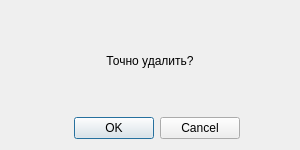
<?xml version="1.0" encoding="UTF-8"?>
<ui version="4.0">
 <class>Dialog</class>
 <widget class="QDialog" name="Dialog">
  <property name="geometry">
   <rect>
    <x>0</x>
    <y>0</y>
    <width>300</width>
    <height>150</height>
   </rect>
  </property>
  <property name="minimumSize">
   <size>
    <width>300</width>
    <height>150</height>
   </size>
  </property>
  <property name="maximumSize">
   <size>
    <width>300</width>
    <height>150</height>
   </size>
  </property>
  <property name="windowTitle">
   <string>Dialog</string>
  </property>
  <layout class="QGridLayout" name="gridLayout">
   <item row="1" column="0">
    <widget class="QLabel" name="label">
     <property name="text">
      <string>Точно удалить?</string>
     </property>
     <property name="alignment">
      <set>Qt::AlignCenter</set>
     </property>
    </widget>
   </item>
   <item row="2" column="0">
    <widget class="QDialogButtonBox" name="buttonBox">
     <property name="maximumSize">
      <size>
       <width>180</width>
       <height>16777215</height>
      </size>
     </property>
     <property name="orientation">
      <enum>Qt::Horizontal</enum>
     </property>
     <property name="standardButtons">
      <set>QDialogButtonBox::Cancel|QDialogButtonBox::Ok</set>
     </property>
    </widget>
   </item>
  </layout>
 </widget>
 <resources/>
 <connections>
  <connection>
   <sender>buttonBox</sender>
   <signal>accepted()</signal>
   <receiver>Dialog</receiver>
   <slot>accept()</slot>
   <hints>
    <hint type="sourcelabel">
     <x>248</x>
     <y>254</y>
    </hint>
    <hint type="destinationlabel">
     <x>157</x>
     <y>274</y>
    </hint>
   </hints>
  </connection>
  <connection>
   <sender>buttonBox</sender>
   <signal>rejected()</signal>
   <receiver>Dialog</receiver>
   <slot>reject()</slot>
   <hints>
    <hint type="sourcelabel">
     <x>316</x>
     <y>260</y>
    </hint>
    <hint type="destinationlabel">
     <x>286</x>
     <y>274</y>
    </hint>
   </hints>
  </connection>
 </connections>
</ui>
